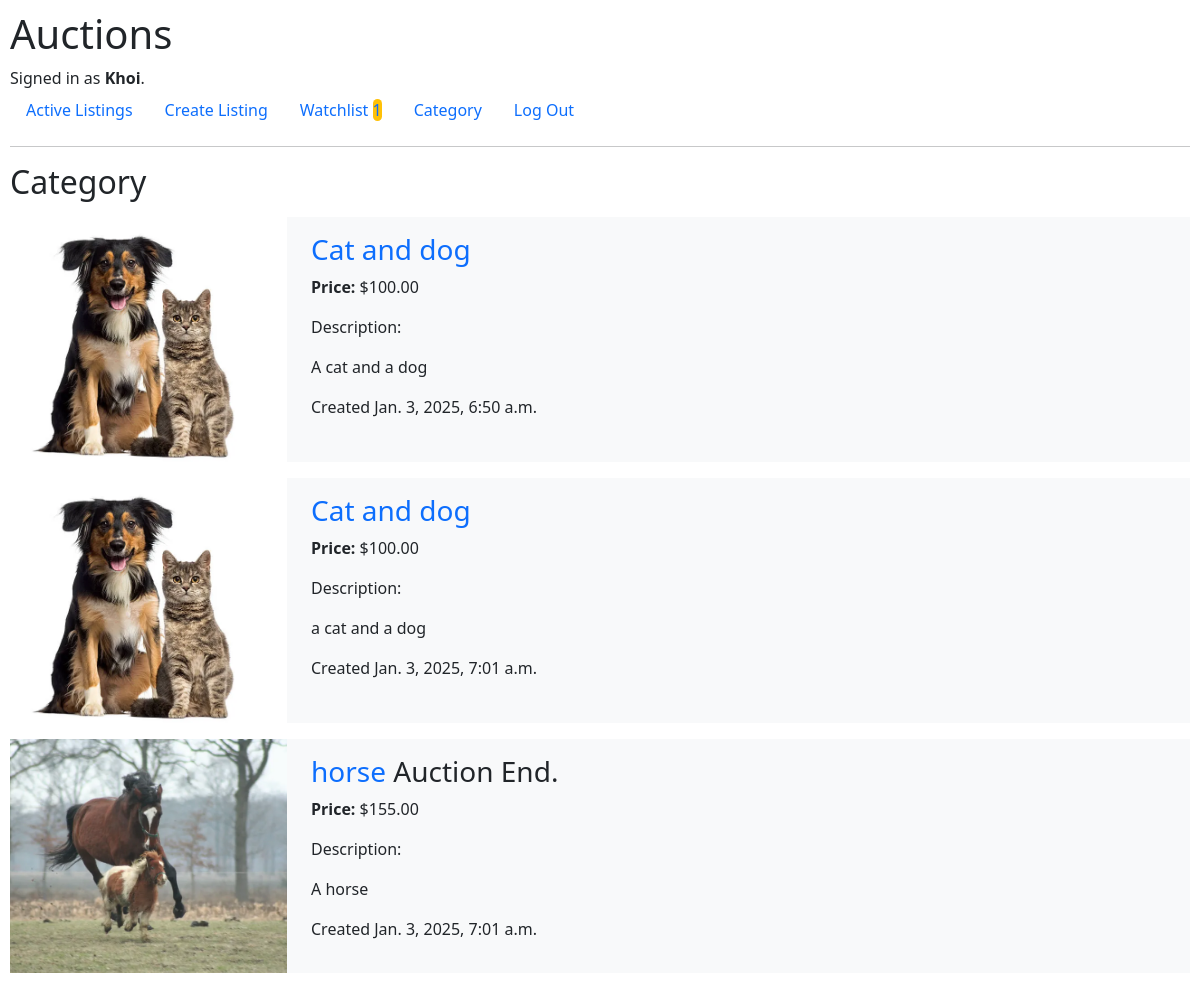
/category/animal/ (signed in), run on the app's committed database.
### auctions/models.py (models this page shows, shortened)
class User(AbstractUser):
    pass

class AuctionListings(models.Model):
    title = models.CharField(max_length=64)
    description = models.TextField(max_length=200, blank=True, null=True)
    image = models.ImageField(upload_to='images/', blank=True, null=True)
    user = models.ForeignKey(User, on_delete=models.CASCADE, related_name="user_listings")
    date = models.DateTimeField(auto_now_add=True)
    active = models.BooleanField(default=True)
    price = models.DecimalField(max_digits=10, decimal_places=2)
    category = models.CharField(max_length=64, blank=True, null=True)

### auctions/views.py (the view)
# urls.py: path('category/<str:category>/', views.view_category_list, name='view_category_list'),
def view_category_list(request, category):
    lists = AuctionListings.objects.filter(category=category)
    return render(request, "auctions/index.html", {
        "title": "Category" if lists.exists() else "You don't have any auction with this category",
        "lists": lists
    })

### auctions/templates/auctions/index.html (shortened to what this page needs)
{% extends "auctions/layout.html" %} {% block body %}
<h2 class="mb-3">{{ title }}</h2>
 {% for auction in lists %}
<div class="auction mb-3">
  <div class="row">
    <div class="col-3">
      {% if auction.image %}
      <img
        class="image_index"
        src="{{ auction.image.url }}"
        alt="{{ auction.title }}"
      />
      {% endif %}
    </div>
    <div class="col-9 py-3">
      <h3>
        <a
          href="{% url 'list_view' auction.id %}"
          class="text-decoration-none link-opacity-75-hover"
        >
          {{ auction.title }}
        </a>
        {% if auction.active == False %} Auction End. {% endif %}
      </h3>
      <p><span class="bold">Price: </span>${{ auction.price }}</p>
      <p>Description:</p>
      {% if auction.description %}
      <p>{{ auction.description }}</p>
      {% else %}
      <p>The user did not provide a description.</p>
      {% endif %}
      <p>Created {{ auction.date }}</p>
    </div>
  </div>
</div>
{% endfor %} {% endblock %}

### auctions/templates/auctions/layout.html (shortened to what this page needs)
{% load static %}
<!DOCTYPE html>
<html lang="en">
    <head>
        <link href="{% static 'auctions/styles.css' %}" rel="stylesheet">
        <link href="https://cdn.jsdelivr.net/npm/bootstrap@5.3.3/dist/css/bootstrap.min.css" rel="stylesheet">
    </head>
    <body>
        <h1>Auctions</h1>
        <div>
            {% if user.is_authenticated %}
                Signed in as <strong>{{ user.username }}</strong>.
            {% else %}
                Not signed in.
            {% endif %}
        </div>
        <ul class="nav">
            <li class="nav-item">
                <a class="nav-link" href="{% url 'index' %}">Active Listings</a>
            </li>
            {% if user.is_authenticated %}
                <li class="nav-item">
                    <a class="nav-link" href="{% url 'create_list' %}">Create Listing</a>
                </li>
                <li class="nav-item">
                    <a class="nav-link" href="{% url 'view_watch_list' %}">Watchlist <span class="grey" >{{ user.watchlist_user.count }}</span></a>
                </li>
                <li class="nav-item">
                    <a class="nav-link" href="{% url 'view_category' %}">Category</a>
                </li>
                <li class="nav-item">
                    <a class="nav-link" href="{% url 'logout' %}">Log Out</a>
                </li>
            {% endif %}
        </ul>
        <hr>
        {% block body %}
        {% endblock %}
    </body>
</html>

### auctions/static/auctions/styles.css (style rules this page uses)
body { padding: 10px; }
.bold { font-weight: bold; }
.auction { background-color: rgb(248, 249, 250); }
.grey { background-color: #ffc107; border-radius: 20px; width: 2rem; }
a { text-decoration: none; color: black; }
.image_index { width: 100%; height: 100%; object-fit: cover; }

### data on the page
User: username "Khoi", watchlist_user.count "1"
AuctionListings: image (picture), title "Cat and dog", price "100.00", description "A cat and a dog", date "Jan. 3, 2025, 6:50 a.m."
AuctionListings: image (picture), title "Cat and dog", price "100.00", description "a cat and a dog", date "Jan. 3, 2025, 7:01 a.m."
AuctionListings: image (picture), title "horse", active "Auction End.", price "155.00", description "A horse", date "Jan. 3, 2025, 7:01 a.m."

### other printed values
{{ title }} "Category"
